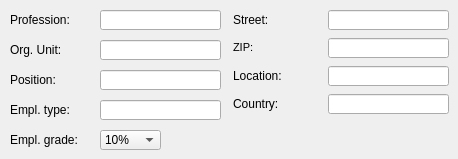
       <widget class="QWidget" name="business" >
        <attribute name="title" >
         <string>&amp;Business</string>
        </attribute>
        <widget class="QLabel" name="label_38" >
         <property name="geometry" >
          <rect>
           <x>233</x>
           <y>94</y>
           <width>110</width>
           <height>20</height>
          </rect>
         </property>
         <property name="minimumSize" >
          <size>
           <width>110</width>
           <height>0</height>
          </size>
         </property>
         <property name="maximumSize" >
          <size>
           <width>110</width>
           <height>16777215</height>
          </size>
         </property>
         <property name="text" >
          <string>Country:</string>
         </property>
        </widget>
        <widget class="QLabel" name="label_37" >
         <property name="geometry" >
          <rect>
           <x>233</x>
           <y>66</y>
           <width>110</width>
           <height>20</height>
          </rect>
         </property>
         <property name="minimumSize" >
          <size>
           <width>110</width>
           <height>0</height>
          </size>
         </property>
         <property name="maximumSize" >
          <size>
           <width>110</width>
           <height>16777215</height>
          </size>
         </property>
         <property name="text" >
          <string>Location:</string>
         </property>
        </widget>
        <widget class="QLabel" name="label_36" >
         <property name="geometry" >
          <rect>
           <x>233</x>
           <y>38</y>
           <width>110</width>
           <height>20</height>
          </rect>
         </property>
         <property name="minimumSize" >
          <size>
           <width>110</width>
           <height>0</height>
          </size>
         </property>
         <property name="maximumSize" >
          <size>
           <width>110</width>
           <height>16777215</height>
          </size>
         </property>
         <property name="text" >
          <string>&lt;html>&lt;head>&lt;meta name="qrichtext" content="1" />&lt;style type="text/css">
p, li { white-space: pre-wrap; }
&lt;/style>&lt;/head>&lt;body style=" font-family:'Sans Serif'; font-size:8pt; font-weight:400; font-style:normal; text-decoration:none;">
&lt;p style=" margin-top:0px; margin-bottom:0px; margin-left:0px; margin-right:0px; -qt-block-indent:0; text-indent:0px;">ZIP:&lt;/p>&lt;/body>&lt;/html></string>
         </property>
        </widget>
        <widget class="QLabel" name="label_35" >
         <property name="geometry" >
          <rect>
           <x>233</x>
           <y>10</y>
           <width>110</width>
           <height>20</height>
          </rect>
         </property>
         <property name="minimumSize" >
          <size>
           <width>110</width>
           <height>0</height>
          </size>
         </property>
         <property name="maximumSize" >
          <size>
           <width>110</width>
           <height>16777215</height>
          </size>
         </property>
         <property name="text" >
          <string>Street:</string>
         </property>
        </widget>
        <widget class="QLineEdit" name="txt_users_business_country" >
         <property name="geometry" >
          <rect>
           <x>328</x>
           <y>94</y>
           <width>121</width>
           <height>20</height>
          </rect>
         </property>
        </widget>
        <widget class="QLineEdit" name="txt_users_business_location" >
         <property name="geometry" >
          <rect>
           <x>328</x>
           <y>66</y>
           <width>121</width>
           <height>20</height>
          </rect>
         </property>
        </widget>
        <widget class="QLineEdit" name="txt_users_business_zip" >
         <property name="geometry" >
          <rect>
           <x>328</x>
           <y>38</y>
           <width>121</width>
           <height>20</height>
          </rect>
         </property>
        </widget>
        <widget class="QLineEdit" name="txt_users_business_street" >
         <property name="geometry" >
          <rect>
           <x>328</x>
           <y>10</y>
           <width>121</width>
           <height>20</height>
          </rect>
         </property>
        </widget>
        <widget class="QLineEdit" name="txt_users_business_prof" >
         <property name="geometry" >
          <rect>
           <x>100</x>
           <y>10</y>
           <width>121</width>
           <height>20</height>
          </rect>
         </property>
        </widget>
        <widget class="QLineEdit" name="txt_users_business_unit" >
         <property name="geometry" >
          <rect>
           <x>100</x>
           <y>40</y>
           <width>121</width>
           <height>20</height>
          </rect>
         </property>
        </widget>
        <widget class="QLineEdit" name="txt_users_business_position" >
         <property name="geometry" >
          <rect>
           <x>100</x>
           <y>70</y>
           <width>121</width>
           <height>20</height>
          </rect>
         </property>
        </widget>
        <widget class="QLineEdit" name="txt_users_business_grade" >
         <property name="geometry" >
          <rect>
           <x>100</x>
           <y>100</y>
           <width>121</width>
           <height>20</height>
          </rect>
         </property>
        </widget>
        <widget class="QLabel" name="label_34" >
         <property name="geometry" >
          <rect>
           <x>10</x>
           <y>130</y>
           <width>110</width>
           <height>20</height>
          </rect>
         </property>
         <property name="minimumSize" >
          <size>
           <width>110</width>
           <height>0</height>
          </size>
         </property>
         <property name="maximumSize" >
          <size>
           <width>110</width>
           <height>16777215</height>
          </size>
         </property>
         <property name="text" >
          <string>Empl. grade:</string>
         </property>
        </widget>
        <widget class="QLabel" name="label_33" >
         <property name="geometry" >
          <rect>
           <x>10</x>
           <y>100</y>
           <width>110</width>
           <height>20</height>
          </rect>
         </property>
         <property name="minimumSize" >
          <size>
           <width>110</width>
           <height>0</height>
          </size>
         </property>
         <property name="maximumSize" >
          <size>
           <width>110</width>
           <height>16777215</height>
          </size>
         </property>
         <property name="text" >
          <string>Empl. type:</string>
         </property>
        </widget>
        <widget class="QLabel" name="label_32" >
         <property name="geometry" >
          <rect>
           <x>10</x>
           <y>70</y>
           <width>110</width>
           <height>20</height>
          </rect>
         </property>
         <property name="minimumSize" >
          <size>
           <width>110</width>
           <height>0</height>
          </size>
         </property>
         <property name="maximumSize" >
          <size>
           <width>110</width>
           <height>16777215</height>
          </size>
         </property>
         <property name="text" >
          <string>Position:</string>
         </property>
        </widget>
        <widget class="QLabel" name="label_31" >
         <property name="geometry" >
          <rect>
           <x>10</x>
           <y>40</y>
           <width>110</width>
           <height>20</height>
          </rect>
         </property>
         <property name="minimumSize" >
          <size>
           <width>110</width>
           <height>0</height>
          </size>
         </property>
         <property name="maximumSize" >
          <size>
           <width>110</width>
           <height>16777215</height>
          </size>
         </property>
         <property name="text" >
          <string>Org. Unit:</string>
         </property>
        </widget>
        <widget class="QLabel" name="label_30" >
         <property name="geometry" >
          <rect>
           <x>10</x>
           <y>10</y>
           <width>110</width>
           <height>20</height>
          </rect>
         </property>
         <property name="minimumSize" >
          <size>
           <width>110</width>
           <height>0</height>
          </size>
         </property>
         <property name="maximumSize" >
          <size>
           <width>110</width>
           <height>16777215</height>
          </size>
         </property>
         <property name="text" >
          <string>Profession:</string>
         </property>
        </widget>
        <widget class="QComboBox" name="txt_users_business_type" >
         <property name="geometry" >
          <rect>
           <x>100</x>
           <y>130</y>
           <width>61</width>
           <height>20</height>
          </rect>
         </property>
         <item>
          <property name="text" >
           <string>10%</string>
          </property>
         </item>
         <item>
          <property name="text" >
           <string>20%</string>
          </property>
         </item>
         <item>
          <property name="text" >
           <string>30%</string>
          </property>
         </item>
         <item>
          <property name="text" >
           <string>40%</string>
          </property>
         </item>
         <item>
          <property name="text" >
           <string>50%</string>
          </property>
         </item>
         <item>
          <property name="text" >
           <string>60%</string>
          </property>
         </item>
         <item>
          <property name="text" >
           <string>70%</string>
          </property>
         </item>
         <item>
          <property name="text" >
           <string>80%</string>
          </property>
         </item>
         <item>
          <property name="text" >
           <string>90%</string>
          </property>
         </item>
         <item>
          <property name="text" >
           <string>100%</string>
          </property>
         </item>
        </widget>
       </widget>
